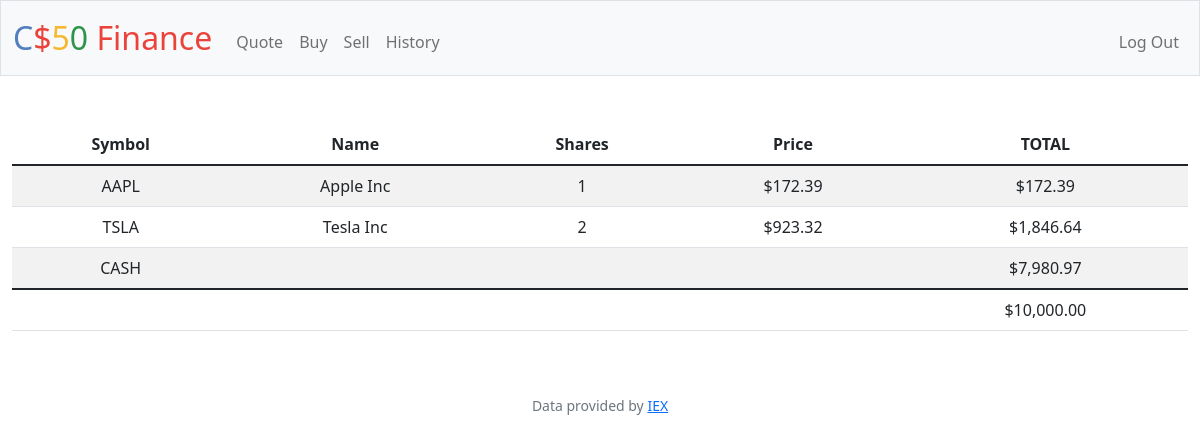
Screenshot of / (signed in) with the database file from the repository.
### tables this page shows
CREATE TABLE transactions (
    id INTEGER PRIMARY KEY AUTOINCREMENT,
    user_id INTEGER NOT NULL,
    name TEXT NOT NULL,
    shares INTEGER NOT NULL,
    price NUMERIC NOT NULL,
    type TEXT NOT NULL,
    symbol TEXT NOT NULL,
    time TIMESTAMP DEFAULT CURRENT_TIMESTAMP,
    FOREIGN KEY(user_id) REFERENCES users(id)
);

CREATE TABLE users (id INTEGER, username TEXT NOT NULL, hash TEXT NOT NULL, cash NUMERIC NOT NULL DEFAULT 10000.00, PRIMARY KEY(id));

### app.py (the view)
@app.route("/")
@login_required
def index():
    user_id = session["user_id"]
    stocks = db.execute(
        "SELECT symbol, name, price, SUM(shares) AS total_shares FROM transactions WHERE user_id = ? GROUP BY symbol", user_id)
    cash = db.execute("SELECT cash FROM users WHERE id = ?", user_id)[0]["cash"]
    total = cash
    for stock in stocks:
        total += stock["price"] * stock["total_shares"]
    return render_template("index.html", stocks=stocks, cash=cash, usd=usd, total=total)

### app.py (called while the page is built)
@app.after_request
def after_request(response):
    response.headers["Cache-Control"] = "no-cache, no-store, must-revalidate"
    response.headers["Expires"] = 0
    response.headers["Pragma"] = "no-cache"
    return response

### helpers.py (called while the page is built)
def login_required(f):
    @wraps(f)
    def decorated_function(*args, **kwargs):
        if session.get("user_id") is None:
            return redirect("/login")
        return f(*args, **kwargs)
    return decorated_function

def usd(value):
    return f"${value:,.2f}"

### templates/index.html (shortened to what this page needs)
{% extends "layout.html" %}
{% block main %}
<table class = "table table-striped">
    <thead>
        <tr>
            <th>Symbol</th>
            <th>Name</th>
            <th>Shares</th>
            <th>Price</th>
            <th>TOTAL</th>
        </tr>
    </thead>
    <tbody>
        {% for stock in stocks %}
        <tr>
            <td> {{ stock["symbol"] }}</td>
            <td> {{ stock["name"] }}</td>
            <td> {{ stock["total_shares"] }}</td>
            <td> {{ usd(stock["price"]) }}</td>
            <td> {{ usd(stock["total_shares"] * stock["price"]) }}</td>
        </tr>
        {% endfor %}
        <tr>
            <td>CASH</td>
            <td colspan="3"></td>
            <td>{{usd(cash)}}</td>
        </tr>
    </tbody>
    <tfoot>
        <td colspan="4"></td>
        <td>{{ usd(total) }}</td>
    </tfoot>
</table>
{% endblock %}

### rows the page displays
transactions: symbol "AAPL", name "Apple Inc", total_shares "1", price "$172.39", usd(stock['total_shares']*stock['price']) "$172.39"
transactions: symbol "TSLA", name "Tesla Inc", total_shares "2", price "$923.32", total_shares "$1,846.64"
users: cash "$7,980.97"

### other values shown
{{ usd(total) }} "$10,000.00"
